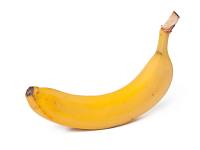
#> input picture Images/banana.jpeg, 200 x 150 px, found by its file name
$ python Canny.py
#> lines starting #> are read from the running program, lines starting #| are printed output that depends on the picture; after the words box and inside, x2 and y2 are one past the last pixel; in counts of white or black regions, pixels touching at a corner belong together
import cv2
from matplotlib import pyplot as plt

img = cv2.imread("C:/Python Program/Computer Vision//banana.jpeg")
#> img is the input picture: shape (150, 200, 3); mean B, G, R 217.1, 239.7, 250.8

edges = cv2.Canny(img,110,180)
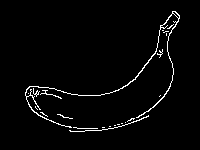
#> edges: shape (150, 200); 2.6% white in thin lines or dots, all inside (x1, y1, x2, y2) = (25, 11, 180, 132)

cv2.imshow("orignal image",img)
cv2.imshow("Edges",edges)

cv2.waitKey(0)
cv2.destroyAllWindows()
